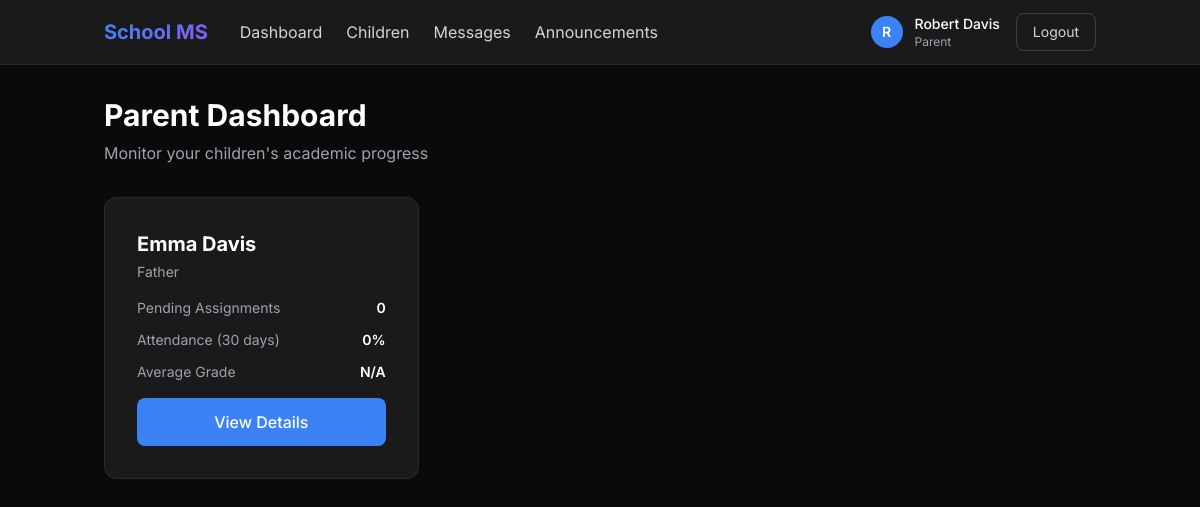
Screenshot of /pages/parent/dashboard.php (signed in) with the database file from the repository.
### tables this page shows
CREATE TABLE IF NOT EXISTS parent_student_links (
    id INT AUTO_INCREMENT PRIMARY KEY,
    parent_id INT NOT NULL,
    student_id INT NOT NULL,
    relationship VARCHAR(50),
    FOREIGN KEY (parent_id) REFERENCES users(id) ON DELETE CASCADE,
    FOREIGN KEY (student_id) REFERENCES users(id) ON DELETE CASCADE,
    UNIQUE KEY unique_link (parent_id, student_id)
);

CREATE TABLE IF NOT EXISTS users (
    id INT AUTO_INCREMENT PRIMARY KEY,
    email VARCHAR(255) UNIQUE NOT NULL,
    username VARCHAR(100) UNIQUE NOT NULL,
    password VARCHAR(255) NOT NULL,
    first_name VARCHAR(100) NOT NULL,
    last_name VARCHAR(100) NOT NULL,
    role ENUM('admin', 'teacher', 'student', 'parent') NOT NULL,
    is_active BOOLEAN DEFAULT TRUE,
    created_at TIMESTAMP DEFAULT CURRENT_TIMESTAMP,
    updated_at TIMESTAMP DEFAULT CURRENT_TIMESTAMP ON UPDATE CURRENT_TIMESTAMP
);

### pages/parent/dashboard.php (the view, shortened to what this page needs)
<?php
require_once '../../config/init.php';
$user = getCurrentUser();
$stmt = $db->prepare("
    SELECT u.id, u.first_name, u.last_name, u.email, psl.relationship
    FROM parent_student_links psl
    JOIN users u ON psl.student_id = u.id
    WHERE psl.parent_id = :parent_id
");
$stmt->execute(['parent_id' => $user['id']]);
$children = $stmt->fetchAll();
?>
<!DOCTYPE html>
<html lang="en">
<head>
    <script src="https://cdn.tailwindcss.com"></script>
    <link rel="stylesheet" href="../../assets/css/style.css">
</head>
<body class="min-h-screen bg-[#0a0a0a]">
    <?php include '../../components/header.php'; ?>
    <div class="container mx-auto px-4 py-8">
        <div class="mb-8">
            <h1 class="text-3xl font-bold text-white mb-2">Parent Dashboard</h1>
            <p class="text-gray-400">Monitor your children's academic progress</p>
        </div>
        <div class="grid md:grid-cols-2 lg:grid-cols-3 gap-6">
            <?php foreach ($children as $child): ?>
            <?php
                $stmt = $db->prepare("
                    SELECT
                        COUNT(DISTINCT a.id) as pending_assignments,
                        COUNT(DISTINCT CASE WHEN asub.marks_obtained IS NOT NULL THEN asub.id END) as graded_assignments,
                        AVG(CASE WHEN asub.marks_obtained IS NOT NULL THEN (asub.marks_obtained / a.total_marks * 100) END) as avg_grade
                    FROM assignments a
                    JOIN student_enrollments se ON a.class_id = se.class_id
                    LEFT JOIN assignment_submissions asub ON a.id = asub.assignment_id AND asub.student_id = :student_id
                    WHERE se.student_id = :student_id AND a.deadline >= NOW()
                ");
                $stmt->execute(['student_id' => $child['id']]);
                $stats = $stmt->fetch();
                $stmt = $db->prepare("
                    SELECT
                        COUNT(*) as total,
                        SUM(CASE WHEN status = 'present' THEN 1 ELSE 0 END) as present
                    FROM attendance
                    WHERE student_id = :student_id AND date >= DATE_SUB(NOW(), INTERVAL 30 DAY)
                ");
                $stmt->execute(['student_id' => $child['id']]);
                $attendance = $stmt->fetch();
                $attendanceRate = $attendance['total'] > 0 ? round(($attendance['present'] / $attendance['total']) * 100) : 0;
            ?>
            <div class="card">
                <div class="flex items-start justify-between mb-4">
                    <div>
                        <h3 class="text-xl font-bold text-white mb-1">
                            <?php echo htmlspecialchars($child['first_name'] . ' ' . $child['last_name']); ?>
                        </h3>
                        <p class="text-sm text-gray-400 capitalize"><?php echo htmlspecialchars($child['relationship']); ?></p>
                    </div>
                </div>
                <div class="space-y-3 mb-4">
                    <div class="flex items-center justify-between text-sm">
                        <span class="text-gray-400">Pending Assignments</span>
                        <span class="text-white font-semibold"><?php echo $stats['pending_assignments']; ?></span>
                    </div>
                    <div class="flex items-center justify-between text-sm">
                        <span class="text-gray-400">Attendance (30 days)</span>
                        <span class="text-white font-semibold"><?php echo $attendanceRate; ?>%</span>
                    </div>
                    <div class="flex items-center justify-between text-sm">
                        <span class="text-gray-400">Average Grade</span>
                        <span class="text-white font-semibold">
                            <?php echo $stats['avg_grade'] ? round($stats['avg_grade'], 1) . '%' : 'N/A'; ?>
                        </span>
                    </div>
                </div>
                <a href="/pages/parent/child-details.php?student_id=<?php echo $child['id']; ?>"
                   class="block text-center btn-primary">
                    View Details
                </a>
            </div>
            <?php endforeach; ?>
        </div>
    </div>
</body>
</html>

### assets/css/style.css (style rules this page uses)
body { font-family: "Inter", sans-serif; }
:root { --primary: #3b82f6; --primary-dark: #2563eb; --background: #0a0a0a; --surface: #1a1a1a; --border: #2a2a2a; --text: #e5e5e5; --text-muted: #a3a3a3; }
body { background-color: var(--background); color: var(--text); }
.card { background-color: var(--surface); border: 1px solid var(--border); border-radius: 12px; padding: 2rem; transition: transform 0.2s, border-color 0.2s; }
.btn-primary { background-color: var(--primary); color: white; padding: 0.75rem 1.5rem; border-radius: 8px; font-weight: 500; transition: background-color 0.2s; }

### rows the page displays
parent_student_links: student.last_name "Emma Davis", relationship "Father", pending_assignments "0", attendanceRate "0"

### other values shown
substr($user['first_name'], 0, 1) "R"
$user['first_name'] . ' ' . $user['last_name'] "Robert Davis"
$user['role'] "Parent"
